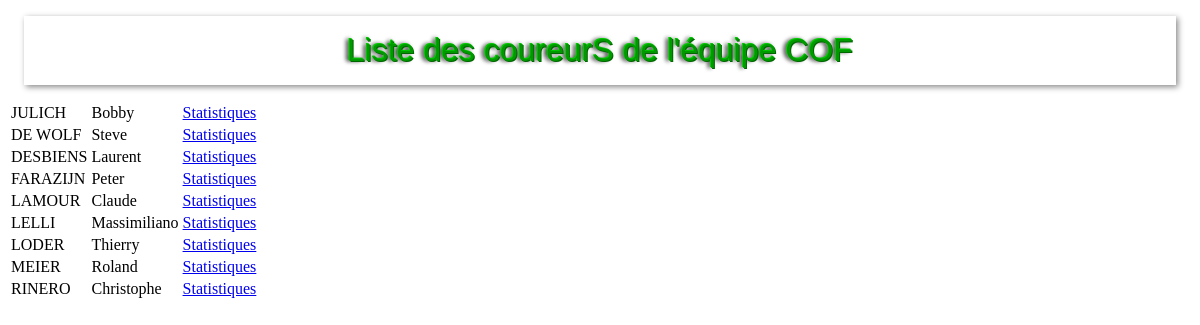
/PHP/result.php?code=COF&equipe=COFIDIS, run on the app's committed database.
### tables this page shows
CREATE TABLE IF NOT EXISTS `coureur` (
  `NumCoureur` int(11) NOT NULL,
  `NomCoureur` varchar(30) NOT NULL DEFAULT '',
  `PrenomCoureur` varchar(20) NOT NULL DEFAULT '',
  `CodePays` varchar(3) NOT NULL DEFAULT '',
  `CodeEquipe` varchar(3) NOT NULL DEFAULT '',
  `DateNaissance` date NOT NULL
);

### PHP/result.php (the view, shortened to what this page needs)
<!DOCTYPE html>
<html>
<head>
    <link rel="stylesheet" type="text/css" media="screen" href="../CSS/style.css" />
</head>
<body>
    <?php
        include 'cnx.php';
        echo "<h1> Liste des coureurS de l'équipe ".$_GET['code']."</h1>";
        $sql = $cnx->prepare("select nomCoureur,prenomCoureur,codePays,numCoureur
        from coureur where codeEquipe ='".$_GET['code']."'");
        $sql->execute();
       echo "<table>";
            foreach($sql-> fetchAll(PDO::FETCH_NUM) as $line){
                echo "<tr>";
				echo "<td>".$line[0]."</td>";
                echo "<td>".$line[1]."</td>";
                echo "<td><a href='statistic.php?numCoureur=".$line[3]."&pays=".$line[2]."&nom=".$line[0]."&prenom=".$line[1]."'> Statistiques </a></td>";
				echo "</tr>";
            }
            echo "</table>";
    ?>
</body>
</html>

### CSS/style.css (style rules this page uses)
h1 { font-size: 32px; text-shadow: -1px -1px #0c0, 1px 1px #060, -3px 0 4px #000; font-family:Arial, Helvetica, sans-serif; color: #090; padding:16px; font-weight:lighter; -moz-box-shadow: 2px 2px 6px #888; -webkit-box-shadow: 2px 2px 6px #888; box-shadow:2px 2px 6px #888; text-align:center; display:block; margin:16px; }

### data on the page
coureur: NomCoureur "JULICH", PrenomCoureur "Bobby"
coureur: NomCoureur "DE WOLF", PrenomCoureur "Steve"
coureur: NomCoureur "DESBIENS", PrenomCoureur "Laurent"
coureur: NomCoureur "FARAZIJN", PrenomCoureur "Peter"
coureur: NomCoureur "LAMOUR", PrenomCoureur "Claude"
coureur: NomCoureur "LELLI", PrenomCoureur "Massimiliano"
coureur: NomCoureur "LODER", PrenomCoureur "Thierry"
coureur: NomCoureur "MEIER", PrenomCoureur "Roland"
coureur: NomCoureur "RINERO", PrenomCoureur "Christophe"

### other printed values
$_GET['code'] "COF"
